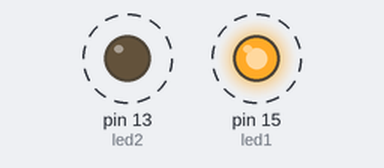
A program run on a simulated MicroPython board. Parts: output pins drawn as LEDs (lit = HIGH). Dashed ring = blinking.

Above: at 0.2 s.
Timing chart, 0 to 4.6 s (numbered marks = the images above):
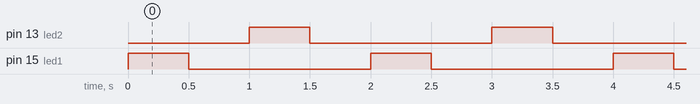

Measured:
- by itself, pin 13 (led2), pin 15 (led1): alternates HIGH for 0.50 s and LOW for 1.5 s
- by itself, everything shown: repeats every 2.0 s, in 4 steps

The program:

03_dois_leds_externos.py
```python
#
# Oficina de Computação Física
# Prof. Peter Jandl Jr
#
# 03_dois_leds_externos.py
# Acionamento dos leds externos à placa.
#
from machine import Pin
from time import sleep

led1 = Pin(15, Pin.OUT)
led2 = Pin(13, Pin.OUT)

while True:
    led1.value(1)
    sleep(0.5)
    led1.value(0)
    sleep(0.5)
    led2.value(1)
    sleep(0.5)
    led2.value(0)
    sleep(0.5)
```
